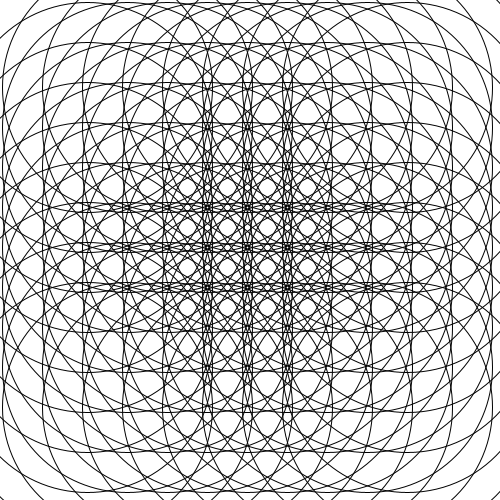
Frame 1 (no input)
Frame 60 (the mouse pressed at the canvas centre just before this capture): identical to frame 1, image omitted
Frame 120 (the mouse held since frame 60 and released just before this capture): blank canvas, image omitted

The Processing sketch that drew this single still picture (run headless with seeded random() and noise(); from frame 60 on, the mouse is pressed at the canvas centre):

// Processing sketch: processing_151983
// ── processing_151983.pde

/* OpenProcessing Tweak of *@*http://www.openprocessing.org/sketch/151943*@* */
/* !do not delete the line above, required for linking your tweak if you upload again */
void setup() {
 size(500,500); 
}

boolean TF=true;
float x;
float y;
int sens=1;

void draw() {
 int num=0;
 background(255);
  for (int i=1; i<180;i+=20) {
    for (int j=1; j<180;j+=20) {
      num+=1;
      noFill();
      stroke(0);
      if (TF) {
        x=mouseX;
        y=mouseY;
      }
      if(num % 2==0) {
      //fill(255,0,0,100);
      ellipse(i*2+85,j*2+85,abs(sens*(x-250)),abs(sens*(y-250)));
      }
      else {
      //fill(0,255,0,100);
      ellipse(i*2+85,j*2+85,abs(sens*(y-250)),abs(sens*(x-250)));
      }
    }
  }
}


void mouseClicked() {
  TF=!TF;
}

void keyPressed() {
  if (key == CODED) {
    if (keyCode == UP) {
      sens+=1;
    } else if (keyCode == DOWN) {
      sens=max(sens-1,1);
    } 
  } 
}
